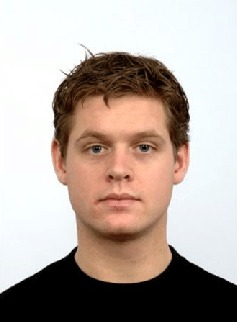
#> input picture Face Expression Change Detection/Images/test.jpg, 237 x 322 px, found by its file name; the run also reads 3 pictures not shown here
$ jupyter execute Code.ipynb
#> lines starting #> are read from the running program, lines starting #| are printed output that depends on the picture; long printed decimals are rounded; pictures that were not available may be replaced by others from this repository, and a replacement may not be noted
[cell 1]
import cv2
import numpy as np
from matplotlib import pyplot as pyplot
import os

[cell 2]
# Function to compute the magnitude of optical flow in each 8x8 pixel block
def get_magnitude(u, v):
    scale = 3
    sum = 0.0
    counter = 0.0
    for i in range(0, u.shape[0], 8):
        for j in range(0, u.shape[1], 8):
            counter += 1
            dy = v[i, j] * scale
            dx = u[i, j] * scale
            magnitude = (dx**2 + dy**2)**0.5
            sum += magnitude
    mag_avg = sum / counter
    return mag_avg

[cell 3]
# Function to compute image derivatives along x, y, and time
def get_derivatives(img1, img2):
    x_kernel = np.array([[-1, 1], [-1, 1]]) * 0.25
    y_kernel = np.array([[-1, -1], [1, 1]]) * 0.25
    t_kernel = np.ones((2, 2)) * 0.25

    fx = cv2.filter2D(img1, -1, x_kernel) + cv2.filter2D(img2, -1, x_kernel)
    fy = cv2.filter2D(img1, -1, y_kernel) + cv2.filter2D(img2, -1, y_kernel)
    ft = cv2.filter2D(img1, -1, -t_kernel) + cv2.filter2D(img2, -1, t_kernel)

    return [fx, fy, ft]

[cell 4]
# Face detection and cropping function
def detect_and_crop_face(image):
    face_cascade = cv2.CascadeClassifier(cv2.data.haarcascades + 'haarcascade_frontalface_default.xml')
    gray_image = cv2.cvtColor(image, cv2.COLOR_BGR2GRAY)
    faces = face_cascade.detectMultiScale(gray_image, 1.3, 5)

    if len(faces) == 0:
        raise NameError("No face detected in the image.")

    for (x, y, w, h) in faces:
        face_crop = gray_image[y:y + h, x:x + w]
        return face_crop

    return None

[cell 5]
# Function to compute Horn-Schunck optical flow with face detection
# [54 lines left out: function computeHS_with_face_detection, not called in this run]

[cell 6]
#################NOFACE######################################################
def computeHS_with_face_detection(image1, image2, alpha, delta):
    # Read the images
    beforeImg = cv2.imread(image1)
    afterImg = cv2.imread(image2)

    beforeFace = beforeImg
    afterFace = afterImg

    # Convert to grayscale
    beforeFace = cv2.cvtColor(beforeFace, cv2.COLOR_BGR2GRAY)
    afterFace = cv2.cvtColor(afterFace, cv2.COLOR_BGR2GRAY)

    beforeFace = beforeFace.astype(float)
    afterFace = afterFace.astype(float)

    # Removing noise
    beforeFace = cv2.GaussianBlur(beforeFace, (5, 5), 0)
    afterFace = cv2.GaussianBlur(afterFace, (5, 5), 0)

    # Resize
    beforeFace, afterFace = resize_images(beforeFace, afterFace)

    # Initialize optical flow vectors
    u = np.zeros(beforeFace.shape)
    v = np.zeros(beforeFace.shape)

    # Compute image derivatives
    fx, fy, ft = get_derivatives(beforeFace, afterFace)

    # Horn-Schunck algorithm iterations
    avg_kernel = np.array([[1 / 12, 1 / 6, 1 / 12],
                           [1 / 6, 0, 1 / 6],
                           [1 / 12, 1 / 6, 1 / 12]], float)
    iter_counter = 0
    while True:
        iter_counter += 1
        u_avg = cv2.filter2D(u, -1, avg_kernel)
        v_avg = cv2.filter2D(v, -1, avg_kernel)
        p = fx * u_avg + fy * v_avg + ft
        d = 4 * alpha**2 + fx**2 + fy**2
        prev = u

        u = u_avg - fx * (p / d)
        v = v_avg - fy * (p / d)

        diff = np.linalg.norm(u - prev, 2)
        # Convergence check (at most 300 iterations)
        if diff < delta or iter_counter > 300:
            break

    # Draw the optical flow (quiver plot) for the whole face
    draw_quiver(u, v, beforeFace)

    return [u, v]

[cell 7]
def resize_images(image1, image2):
    # Get the smaller dimensions
    min_height = min(image1.shape[0], image2.shape[0])
    min_width = min(image1.shape[1], image2.shape[1])

    # Resize both images to the smallest dimensions
    resized_img1 = cv2.resize(image1, (min_width, min_height), interpolation=cv2.INTER_AREA)
    resized_img2 = cv2.resize(image2, (min_width, min_height), interpolation=cv2.INTER_AREA)

    return resized_img1, resized_img2

[cell 8]
# Function to draw quiver plot for optical flow vectors (One Plot)
def draw_quiver(u, v, beforeImg):
    scale = 3
    ax = pyplot.figure().gca()
    ax.imshow(beforeImg, cmap='gray')

    magnitudeAvg = get_magnitude(u, v)

    for i in range(0, u.shape[0], 8):
        for j in range(0, u.shape[1], 8):
            dy = v[i, j] * scale
            dx = u[i, j] * scale
            magnitude = (dx**2 + dy**2)**0.5
            # Draw only significant changes
            if magnitude > magnitudeAvg:
                ax.arrow(j, i, dx, dy, color='red')

    pyplot.draw()
    pyplot.show()

[cell 9]
def compute_t_value(u, v):
    # Compute the magnitude of the optical flow at each point
    flow_magnitude = np.sqrt(u**2 + v**2)

    # Find the maximum and minimum flow magnitudes
    max_flow = np.max(flow_magnitude)
    min_flow = np.min(flow_magnitude)

    # Compute the t-value as the difference between max and min flow
    t_value = max_flow - min_flow

    return t_value

[cell 10]
# [21 lines left out: function resize_with_aspect_ratio, not called in this run]

[cell 11]
# Neutral to Sad
alpha = 15
delta = 10**-1

print("Neutral to Sad")

image1 = "test.jpg"
image2 = "test2.jpg"

u, v = computeHS_with_face_detection(image1, image2, alpha, delta)
#> in computeHS_with_face_detection, beforeImg is the input picture: shape (322, 237, 3); mean B, G, R 161.3, 168.6, 181.5
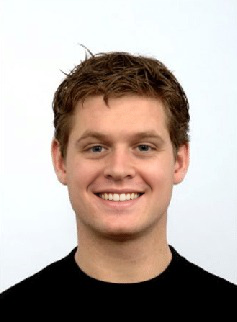
#> input picture Face Expression Change Detection/Images/test2.jpg, 237 x 322 px, found by its file name
#> in computeHS_with_face_detection, afterImg is the input picture: shape (322, 237, 3); mean B, G, R 160.9, 168, 180.8
#> the loop in computeHS_with_face_detection, `while True:` made 186 passes
#> diff on passes 1 to 3: 6.51, 4.94, 4
#> after the loop in computeHS_with_face_detection, `while True:`:
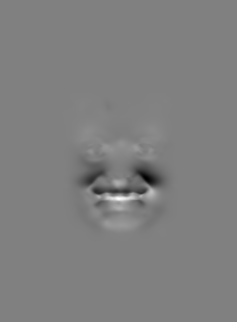
#> v: shape (322, 237) float64; min -7.02, max 6.88, mean -0.0405; drawn with min black and max white
#> after the loop in computeHS_with_face_detection, `while True:`: iter_counter = 186
#> after the loop in get_magnitude, `for i in range(0, u.shape[0], 8):`: counter = 1230; sum = 617.7
#> in get_magnitude, `mag_avg = sum / counter`: mag_avg = 0.502

[cell 12]
flow_x, flow_y = u, v

# Convert the flow to polar coordinates (magnitude and angle)
magnitude, angle = cv2.cartToPolar(flow_x, flow_y)

# Normalize the magnitude to fit within the range [0, 1]
magnitude = cv2.normalize(magnitude, None, 0, 1, cv2.NORM_MINMAX)

# Convert angle to degrees and map to [0, 180] (for hue in HSV)
angle_deg = angle * 180 / np.pi / 2
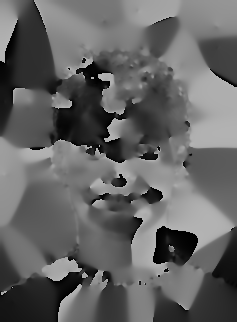
#> angle_deg: shape (322, 237) float64; min 0.00879, max 180, mean 100.1

# Create an HSV image where:
# - Hue represents direction (angle)
# - Saturation is fixed at 1
# - Value represents magnitude (normalized)
hsv = np.zeros((u.shape[0], v.shape[1], 3), dtype=np.float32)
hsv[..., 0] = angle_deg    # Hue (angle of the flow)
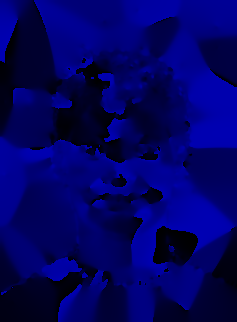
#> hsv: shape (322, 237, 3) float32; mean of channels 0, 1, 2 100.1, 0, 0; drawn as B, G, R
hsv[..., 1] = 1            # Saturation (constant full saturation)
hsv[..., 2] = magnitude    # Value (magnitude of the flow)

# Convert the HSV image to RGB for visualization
rgb_flow = cv2.cvtColor(hsv, cv2.COLOR_HSV2BGR)
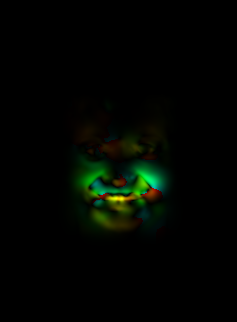
#> rgb_flow: shape (322, 237, 3) float32; mean B, G, R 0.00436, 0.0213, 0.0085

# Show the resulting optical flow visualization
cv2.imshow('Optical Flow (RGB)', rgb_flow)
cv2.waitKey(0)
cv2.destroyAllWindows()

[cell 13]
#pyplot image
image1 = "/content/drive/MyDrive/Image Processing and Computer Vision/Project/4emotions1/Neutral.jpeg"
image2 = "/content/drive/MyDrive/Image Processing and Computer Vision/Project/4emotions1/Smile.jpeg"

beforeImg = cv2.imread(image1)
afterImg = cv2.imread(image2)

    #Detect and crop the face from both images
beforeFace = detect_and_crop_face(beforeImg)
#> in detect_and_crop_face, `faces = face_cascade.detectMultiScale(gray_image, 1.3, 5)`: faces = [[46, 89, 150, 150]]
#> the loop in detect_and_crop_face, `for (x, y, w, h) in faces:` made 1 pass
#> pass 1, in detect_and_crop_face, `face_crop = gray_image[y:y + h, x:x + w]`:
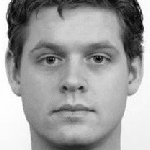
#> face_crop: shape (150, 150); min 1, max 255, mean 159.8
afterFace = detect_and_crop_face(afterImg)
#> the loop in detect_and_crop_face, `for (x, y, w, h) in faces:` made 1 pass
#> (x, y, w, h) on pass 1: (44, 87, 152, 152)

pyplot.imshow(afterFace, cmap='gray')
pyplot.show()

[cell 14]
# Neutral to Sad
alpha = 15
delta = 10**-1

print("Neutral to Sad")

image1 = "/content/drive/MyDrive/Image Processing and Computer Vision/Project/4emotions1/Neutral.png"
image2 = "/content/drive/MyDrive/Image Processing and Computer Vision/Project/4emotions1/Sad.png"

u, v = computeHS_with_face_detection(image1, image2, alpha, delta)
#> call 2 of computeHS_with_face_detection, with alpha = 15, delta = 0.1
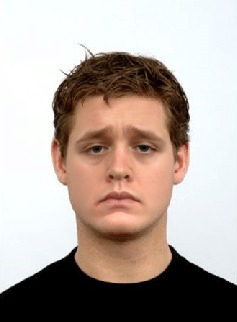
#> input picture Face Expression Change Detection/Test/Sad.jpeg, 237 x 322 px, given in place of Sad.png, which was not available
#> in computeHS_with_face_detection, afterImg is the input picture: shape (322, 237, 3); mean B, G, R 160.8, 167.9, 180.6
#> the loop in computeHS_with_face_detection (call 2), `while True:` made 233 passes
#> diff on passes 1 to 3: 3.85, 3.37, 3.05
#> pass 1, in computeHS_with_face_detection (call 2), `v = v_avg - fy * (p / d)`:
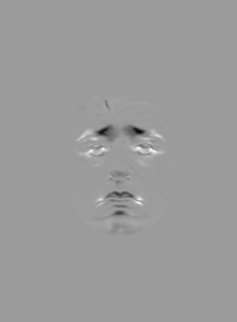
#> v: shape (322, 237) float64; min -1.03, max 0.652, mean -0.00215; drawn with min black and max white
#> after the loop in computeHS_with_face_detection (call 2), `while True:`:
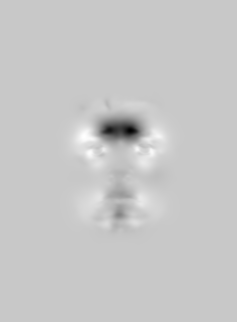
#> v: shape (322, 237) float64; min -8.75, max 2.38, mean -0.0387; drawn with min black and max white
#> after the loop in computeHS_with_face_detection (call 2), `while True:`: iter_counter = 233
#> in draw_quiver (call 2), `magnitudeAvg = get_magnitude(u, v)`: magnitudeAvg = 0.504
#> in draw_quiver (call 2), `pyplot.show()`:
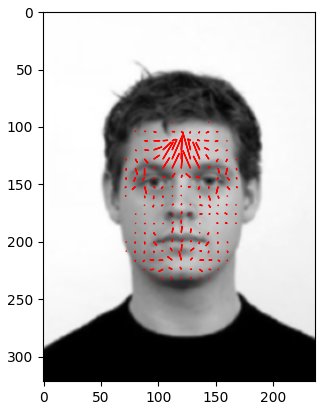
#> figure drawn by matplotlib, 1 panel

t_value = compute_t_value(u, v)
#> in compute_t_value, `max_flow = np.max(flow_magnitude)`: max_flow = 9.21
#> in compute_t_value, `min_flow = np.min(flow_magnitude)`: min_flow = 1.69e-13
#> in compute_t_value, `t_value = max_flow - min_flow`: t_value = 9.21
#> t_value = 9.21
print("t-value:", t_value)
#| t-value: 9.211


# Neutral to Angry
alpha = 15
delta = 10**-1

print("Neutral to Angry")

image2 = "/content/drive/MyDrive/Image Processing and Computer Vision/Project/4emotions1/Angry.png"

# Compute optical flow between the two facial images
u, v = computeHS_with_face_detection(image1, image2, alpha, delta)

t_value = compute_t_value(u, v)
#> t_value = 9.44
print("t-value:", t_value)
#| t-value: 9.435


#Neutral to Smile
print("Neutral to Smile")

image2 = "/content/drive/MyDrive/Image Processing and Computer Vision/Project/4emotions1/Smile.png"

# Compute optical flow between the two facial images
u, v = computeHS_with_face_detection(image1, image2, alpha, delta)

t_value = compute_t_value(u, v)
#> t_value = 7.15
print("t-value:", t_value)
#| t-value: 7.151
